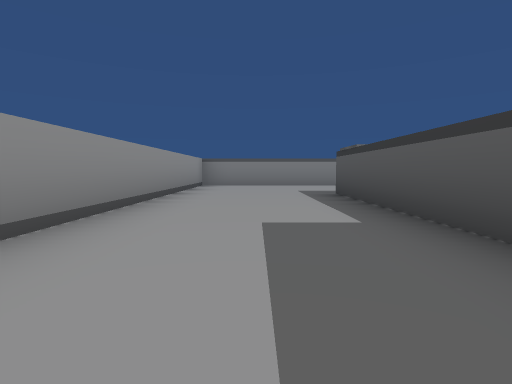
View 1 (above)

24 first-person views from a walk through a scene from a Unity 3-D project. The camera is 0.41 m above the floor, tilts 4° down and sees 80° across. The floor is counted in squares, 1 m on a side. Each view is taken from the middle of a square. On the plan, view 1 faces up. The plan holds only what a view shows up to about 9 squares ahead; the rest is blank. The place goes on beyond the plan. Some animated figures are left out.

View 2
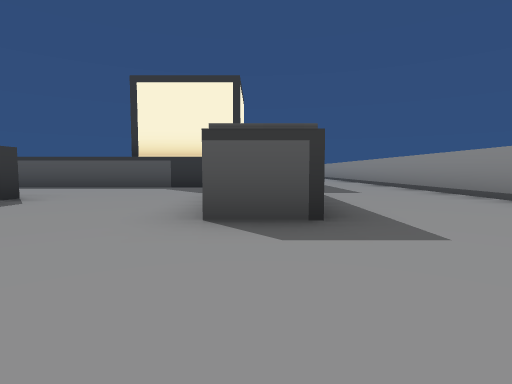

View 3
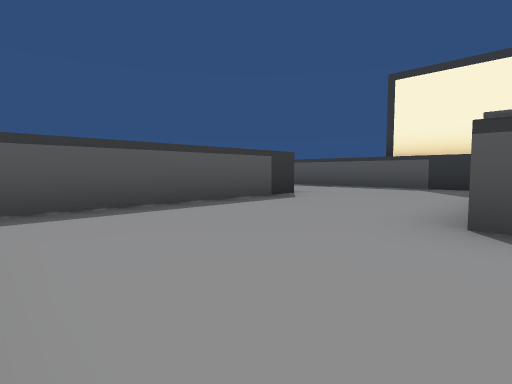

View 4
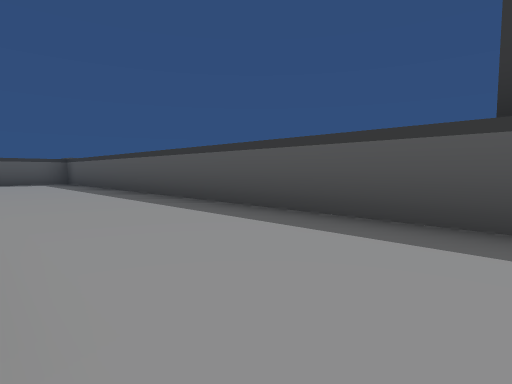

View 5
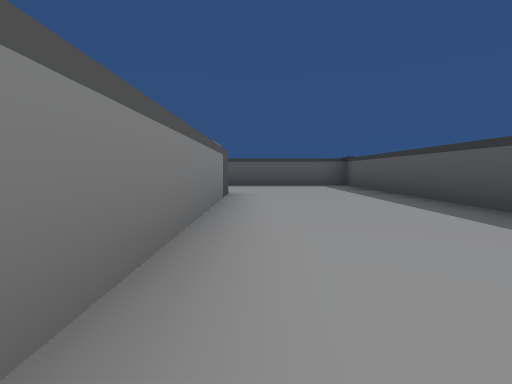

View 6
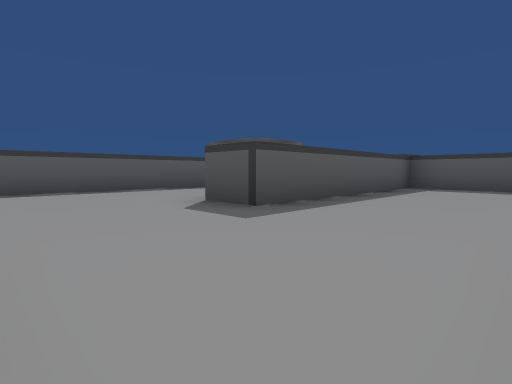

View 7
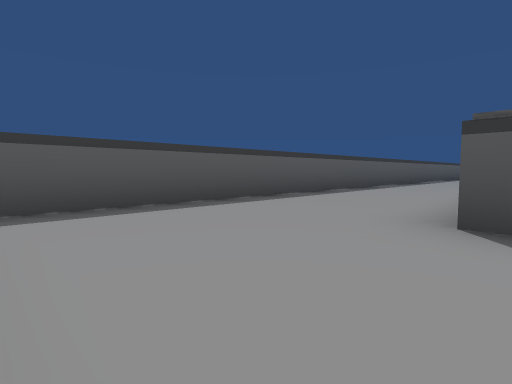

View 8
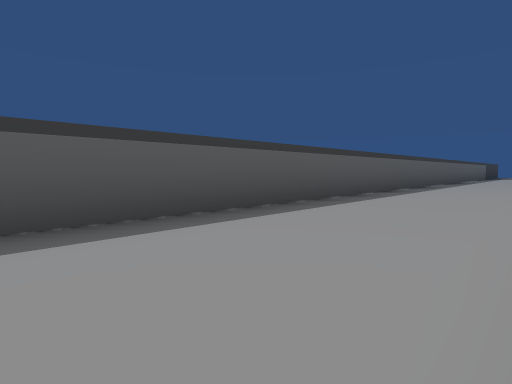

View 9
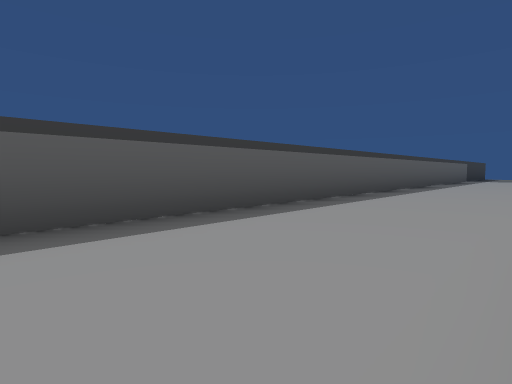

View 10
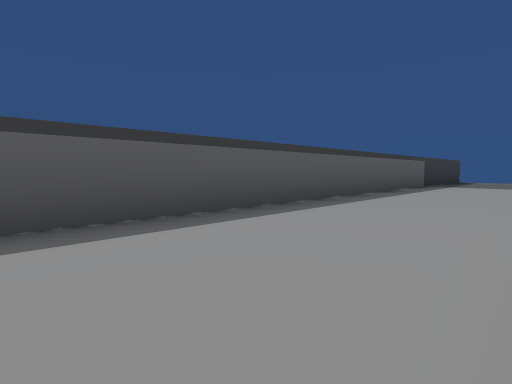

View 11
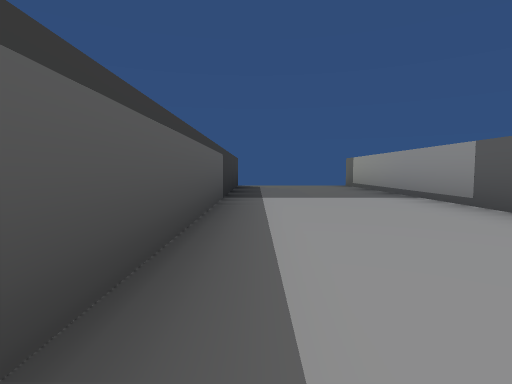

View 12
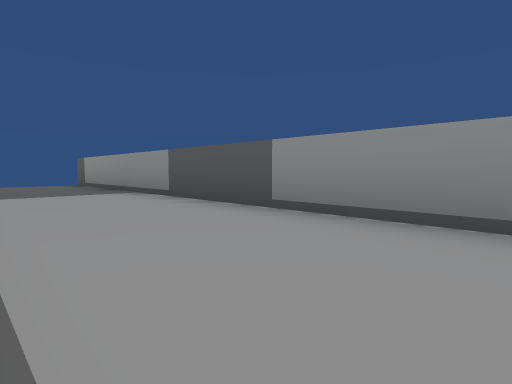

View 13
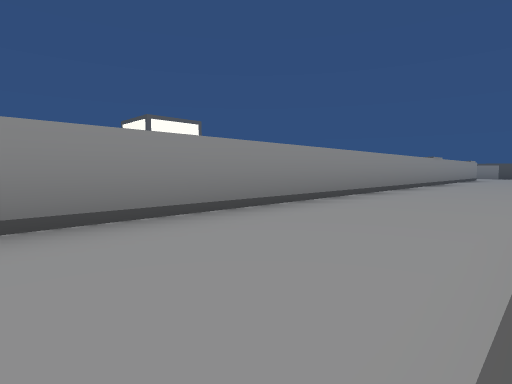

View 14
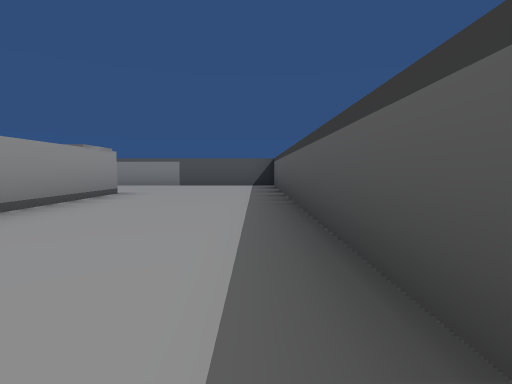

View 15
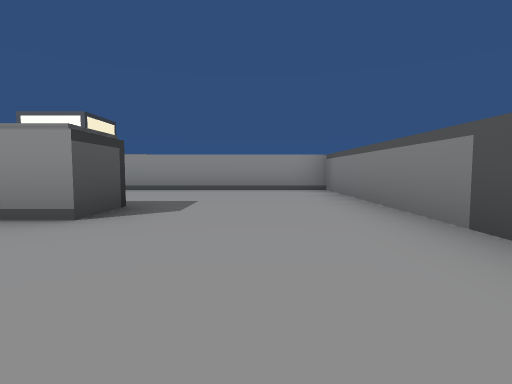

View 16
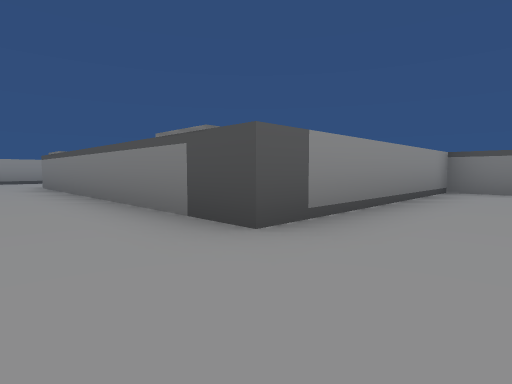

View 17
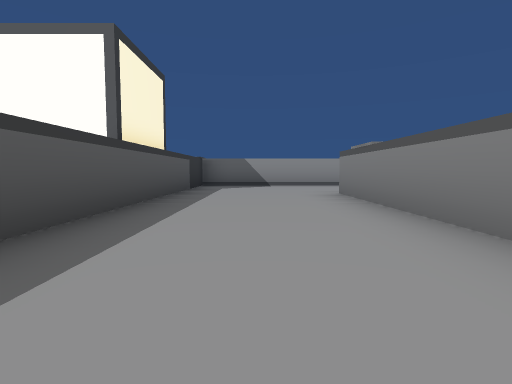

View 18
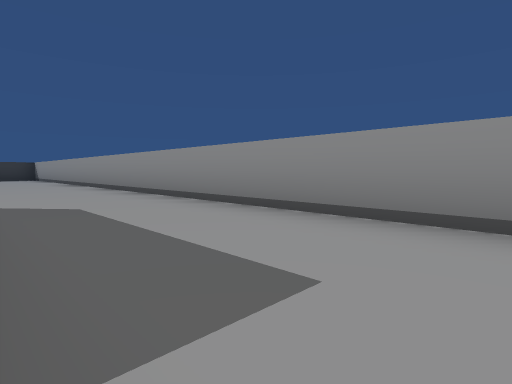

View 19
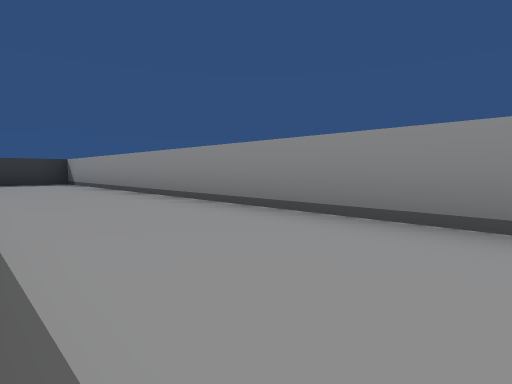

View 20
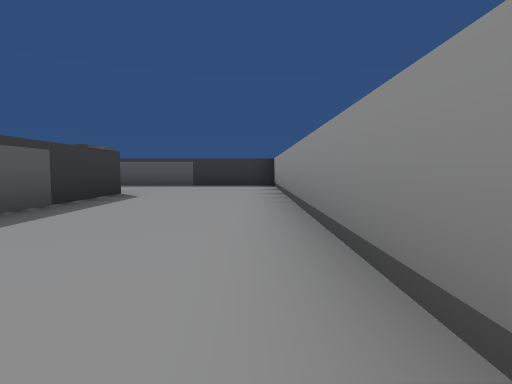

View 21
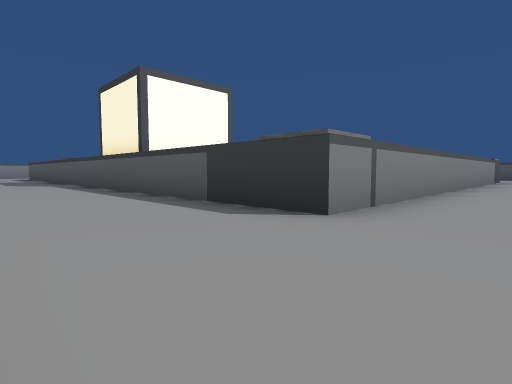

View 22
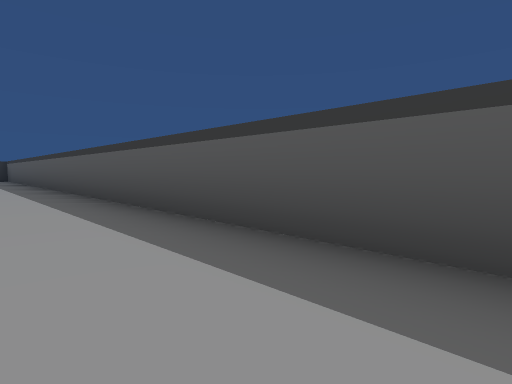

View 23
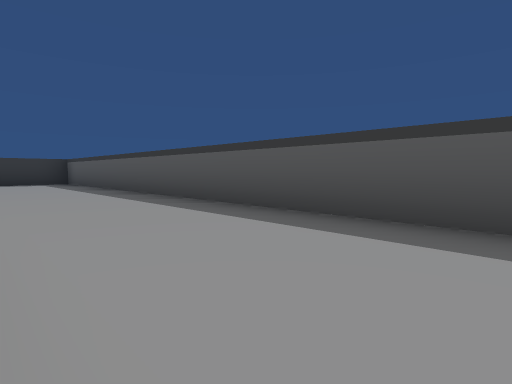

View 24
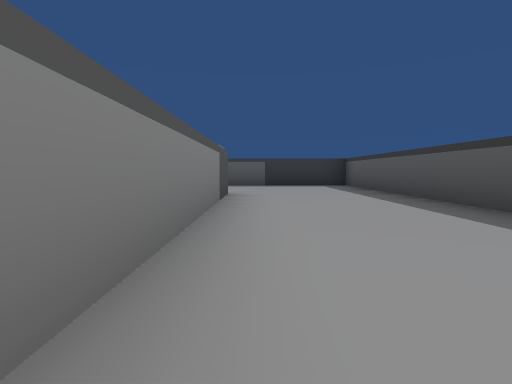

### Floor plan
Points are (right, up) in squares from view 1. A wall is a line through its corners. A room is listed if a view was taken in it or the views show most of it. See-through windows are left out.
Room 1 (views 1, 2, 3, 4, 5, 6, 7, 8, 9, 10, 11, 12, 13, 14, 15, 16, 17, 18, 19, 20, 21, 22, 23, 24)
walls: (10.4, -9.5) (2.4, -9.5); (10.6, 3.5) (6.5, 3.5); (16.5, -0.5) (16.5, -17.5); (5.5, 4.5) (5.5, 7.8); (1.4, 1.6) (1.4, 4.5); (16.5, 4.5) (16.5, 2.9); (1.4, -8.6) (1.4, -0.6); (2.4, 4.4) (2.4, 0.5) (15.5, 0.5) (15.5, 4.6); (2.2, 8.5) (-1.5, 8.5) (-1.5, -12.2); (-1.5, -12.5) (15.5, -12.5) (15.5, -9.1); (19.5, 8.5) (12.5, 8.5) (12.5, 3.5) (11.4, 3.5); (19.5, -16.1) (19.5, 7.8)
objects: other object (2, -9); other object (2, 5); other object (6, 4); other object (11, 4); other object (16, 0); other object (16, 5)

Where each view was taken, in squares from view 1:
view 1: 0 up, 0 right, facing up
view 2: 8 up, 2 right, facing down
view 3: 8 up, 2 right, facing down-right
view 4: 3 up, 5 right, facing down-right
view 5: 3 up, 7 right, facing right
view 6: 8 up, 13 right, facing down-right
view 7: 8 up, 16 right, facing down-right
view 8: 4 up, 17 right, facing down-right
view 9: 0 up, 17 right, facing down-right
view 10: 5 down, 17 right, facing down-right
view 11: 9 down, 19 right, facing down
view 12: 8 down, 19 right, facing down-left
view 13: 10 down, 19 right, facing up-left
view 14: 0 up, 19 right, facing up
view 15: 7 up, 19 right, facing left
view 16: 2 up, 14 right, facing up-left
view 17: 2 up, 11 right, facing left
view 18: 3 up, 1 right, facing down-left
view 19: 2 down, 1 right, facing down-left
view 20: 4 down, 1 left, facing down
view 21: 11 down, 1 left, facing up-right
view 22: 11 down, 1 right, facing down-right
view 23: 10 down, 5 right, facing down-right
view 24: 10 down, 7 right, facing right
